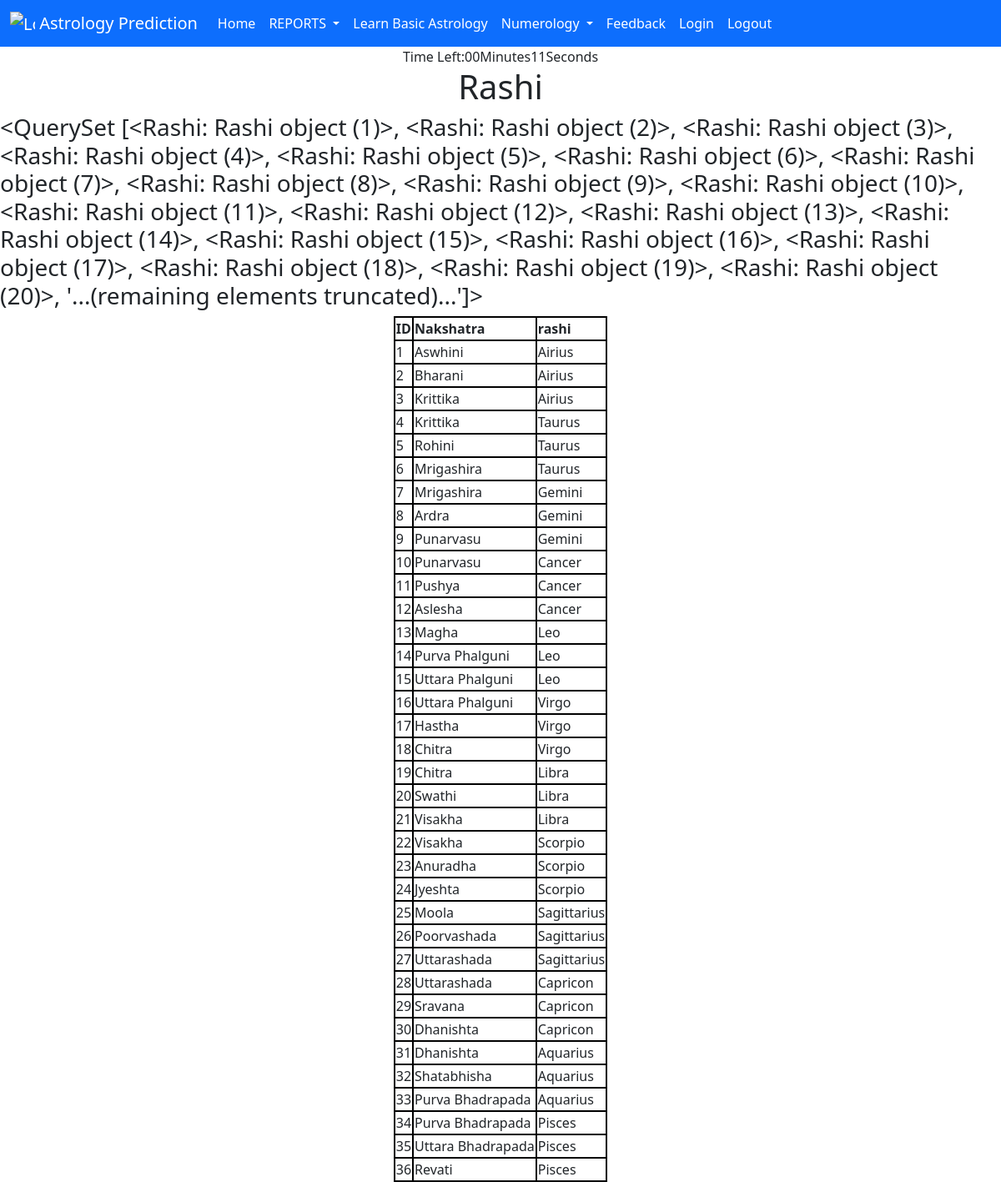
The app's page /rashi with its own data.
### home/models.py (models this page shows)
class Rashi(models.Model):
    Nakshatra=models.CharField(max_length=20,default="")
    rashi=models.CharField(max_length=20,default="")

### home/views.py (the view)
# urls.py: path("rashi", views.rashi, name='rashi'),
def rashi(request):
    ras = Rashi.objects.all()
    print("Myoutput", ras)
    return render(request, 'rashi.html', {'ras': ras})

### templates/rashi.html (shortened to what this page needs)
{%extends 'base.html' %}
{%block body%}
<h1 align="center">Rashi</h1>
{% if ras %}
 <h3>{{ras}}</h3>
 <table align="center">
     <tr>
         <th>ID</th>
         <th>Nakshatra</th>
         <th>rashi</th>
     </tr>
 <tr>
     {% for st in ras %}
     <td>{{st.id}}</td>
     <td>{{st.Nakshatra}}</td>
     <td>{{st.rashi}}</td>
 </tr>
     {% endfor %}
</table>
{% else %}
 <h1>No Data</h1>
{% endif %}
{%endblock body%}

### templates/base.html (shortened to what this page needs)
<!doctype html>
<nav class="navbar navbar-expand-lg navbar-dark bg-primary" >
  <div class="container-fluid">
    <a class="navbar-brand" href="#">
      <img src="https://www.bing.com/th?id=OIP.9ftQ8psL5qC463Clv7ur4QHaHa&w=250&h=250&c=8&rs=1&qlt=90&o=6&dpr=1.3&pid=3.1&rm=2" alt="Logo" width="30" height="24" class="d-inline-block align-text-top">
      Astrology Prediction
    </a>
    <div class="collapse navbar-collapse" id="navbarSupportedContent">
      <ul class="navbar-nav me-auto mb-2 mb-lg-0">
        <li class="nav-item">
          <a class="nav-link active" aria-current="page" href="home">Home</a>
        </li>
        <li class="nav-item dropdown">
        <a class="nav-link active   dropdown-toggle" href="#" role="button" data-bs-toggle="dropdown" aria-expanded="false">
           REPORTS
          </a>
        <li class="nav-item">
          <a class="nav-link active" href="learnastro">Learn Basic Astrology</a>
        </li>
        <li class="nav-item dropdown">
          <a class="nav-link active   dropdown-toggle" href="#" role="button" data-bs-toggle="dropdown" aria-expanded="false">
            Numerology
          </a>
        <li class="nav-item">
          <a class="nav-link active" href="feedback">Feedback</a>
        </li>
        <li class="nav-item">
          <a class="nav-link active" href="login">Login</a>
        </li>
        <li class="nav-item">
          <a class="nav-link active" href="login">Logout</a>
        </li>
      </ul>
    </div>
  </div>
</nav>
<html lang="en">
  <head>
    <link href="https://cdn.jsdelivr.net/npm/bootstrap@5.2.3/dist/css/bootstrap.min.css" rel="stylesheet">
  </head>
  <body>
     <div id="total-time-left" align="center"></div>
    {%block body%} {%endblock body%}
  </body>
</html>

### templates/rashi.html (style rules this page uses)
th,td { border: 2px black solid; }

### records on screen
Rashi: id "<QuerySet [<Rashi: Rashi object (1)>, <Rashi: Rashi object (2)>, <Rashi: Rashi object (3)>, <Rashi: Rashi object (4)>, <Rashi: Rashi object (5)>, <Rashi: Rashi object (6)>, <Rashi: Rashi object (7)>, <Rashi: Rashi object (8)>, <Rashi: Rashi object (9)>, <Rashi: Rashi object (10)>, <Rashi: Rashi object (11)>, <Rashi: Rashi object (12)>, <Rashi: Rashi object (13)>, <Rashi: Rashi object (14)>, <Rashi: Rashi object (15)>, <Rashi: Rashi object (16)>, <Rashi: Rashi object (17)>, <Rashi: Rashi object (18)>, <Rashi: Rashi object (19)>, <Rashi: Rashi object (20)>, '...(remaining elements truncated)...']>", id "1", Nakshatra "Aswhini", rashi "Airius"
Rashi: id "2", Nakshatra "Bharani", rashi "Airius"
Rashi: id "3", Nakshatra "Krittika", rashi "Airius"
Rashi: id "4", Nakshatra "Krittika", rashi "Taurus"
Rashi: id "5", Nakshatra "Rohini", rashi "Taurus"
Rashi: id "6", Nakshatra "Mrigashira", rashi "Taurus"
Rashi: id "7", Nakshatra "Mrigashira", rashi "Gemini"
Rashi: id "8", Nakshatra "Ardra", rashi "Gemini"
Rashi: id "9", Nakshatra "Punarvasu", rashi "Gemini"
Rashi: id "10", Nakshatra "Punarvasu", rashi "Cancer"
Rashi: id "11", Nakshatra "Pushya", rashi "Cancer"
Rashi: id "12", Nakshatra "Aslesha", rashi "Cancer"
Rashi: id "13", Nakshatra "Magha", rashi "Leo"
Rashi: id "14", Nakshatra "Purva Phalguni", rashi "Leo"
Rashi: id "15", Nakshatra "Uttara Phalguni", rashi "Leo"
Rashi: id "16", Nakshatra "Uttara Phalguni", rashi "Virgo"
Rashi: id "17", Nakshatra "Hastha", rashi "Virgo"
Rashi: id "18", Nakshatra "Chitra", rashi "Virgo"
Rashi: id "19", Nakshatra "Chitra", rashi "Libra"
Rashi: id "20", Nakshatra "Swathi", rashi "Libra"
Rashi: id "21", Nakshatra "Visakha", rashi "Libra"
Rashi: id "22", Nakshatra "Visakha", rashi "Scorpio"
Rashi: id "23", Nakshatra "Anuradha", rashi "Scorpio"
Rashi: id "24", Nakshatra "Jyeshta", rashi "Scorpio"
Rashi: id "25", Nakshatra "Moola", rashi "Sagittarius"
Rashi: id "26", Nakshatra "Poorvashada", rashi "Sagittarius"
Rashi: id "27", Nakshatra "Uttarashada", rashi "Sagittarius"
Rashi: id "28", Nakshatra "Uttarashada", rashi "Capricon"
Rashi: id "29", Nakshatra "Sravana", rashi "Capricon"
Rashi: id "30", Nakshatra "Dhanishta", rashi "Capricon"
Rashi: id "31", Nakshatra "Dhanishta", rashi "Aquarius"
Rashi: id "32", Nakshatra "Shatabhisha", rashi "Aquarius"
Rashi: id "33", Nakshatra "Purva Bhadrapada", rashi "Aquarius"
Rashi: id "34", Nakshatra "Purva Bhadrapada", rashi "Pisces"
Rashi: id "35", Nakshatra "Uttara Bhadrapada", rashi "Pisces"
Rashi: id "36", Nakshatra "Revati", rashi "Pisces"
